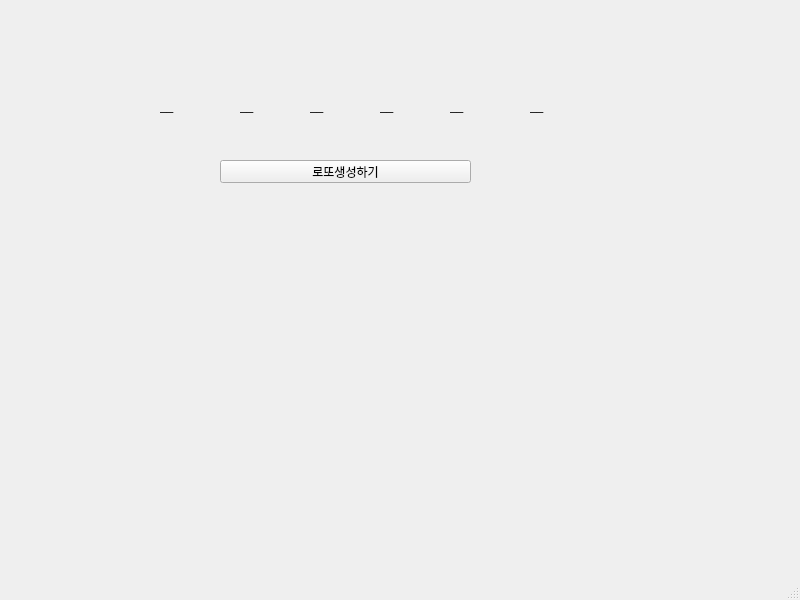
<?xml version="1.0" encoding="UTF-8"?>
<ui version="4.0">
 <class>MainWindow</class>
 <widget class="QMainWindow" name="MainWindow">
  <property name="geometry">
   <rect>
    <x>0</x>
    <y>0</y>
    <width>800</width>
    <height>600</height>
   </rect>
  </property>
  <property name="windowTitle">
   <string>MainWindow</string>
  </property>
  <widget class="QWidget" name="centralwidget">
   <widget class="QLabel" name="lbl1">
    <property name="geometry">
     <rect>
      <x>160</x>
      <y>90</y>
      <width>56</width>
      <height>31</height>
     </rect>
    </property>
    <property name="text">
     <string>__</string>
    </property>
   </widget>
   <widget class="QLabel" name="lbl2">
    <property name="geometry">
     <rect>
      <x>240</x>
      <y>90</y>
      <width>56</width>
      <height>31</height>
     </rect>
    </property>
    <property name="text">
     <string>__</string>
    </property>
   </widget>
   <widget class="QLabel" name="lbl3">
    <property name="geometry">
     <rect>
      <x>310</x>
      <y>90</y>
      <width>56</width>
      <height>31</height>
     </rect>
    </property>
    <property name="text">
     <string>__</string>
    </property>
   </widget>
   <widget class="QLabel" name="lbl4">
    <property name="geometry">
     <rect>
      <x>380</x>
      <y>90</y>
      <width>56</width>
      <height>31</height>
     </rect>
    </property>
    <property name="text">
     <string>__</string>
    </property>
   </widget>
   <widget class="QLabel" name="lbl5">
    <property name="geometry">
     <rect>
      <x>450</x>
      <y>90</y>
      <width>56</width>
      <height>31</height>
     </rect>
    </property>
    <property name="text">
     <string>__</string>
    </property>
   </widget>
   <widget class="QLabel" name="lbl6">
    <property name="geometry">
     <rect>
      <x>530</x>
      <y>90</y>
      <width>56</width>
      <height>31</height>
     </rect>
    </property>
    <property name="text">
     <string>__</string>
    </property>
   </widget>
   <widget class="QPushButton" name="pb">
    <property name="geometry">
     <rect>
      <x>220</x>
      <y>160</y>
      <width>251</width>
      <height>23</height>
     </rect>
    </property>
    <property name="text">
     <string>로또생성하기</string>
    </property>
   </widget>
  </widget>
  <widget class="QMenuBar" name="menubar">
   <property name="geometry">
    <rect>
     <x>0</x>
     <y>0</y>
     <width>800</width>
     <height>21</height>
    </rect>
   </property>
  </widget>
  <widget class="QStatusBar" name="statusbar"/>
 </widget>
 <resources/>
 <connections/>
</ui>
